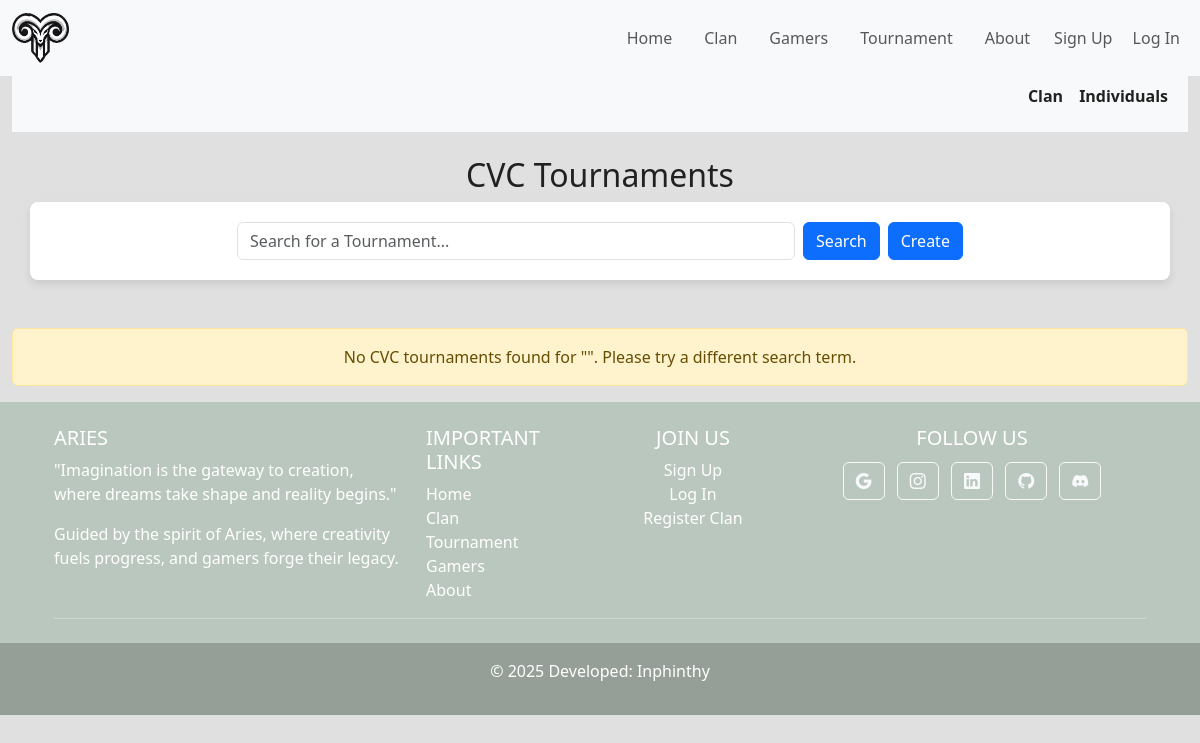
Page /tournaments/ on the earlier database version.
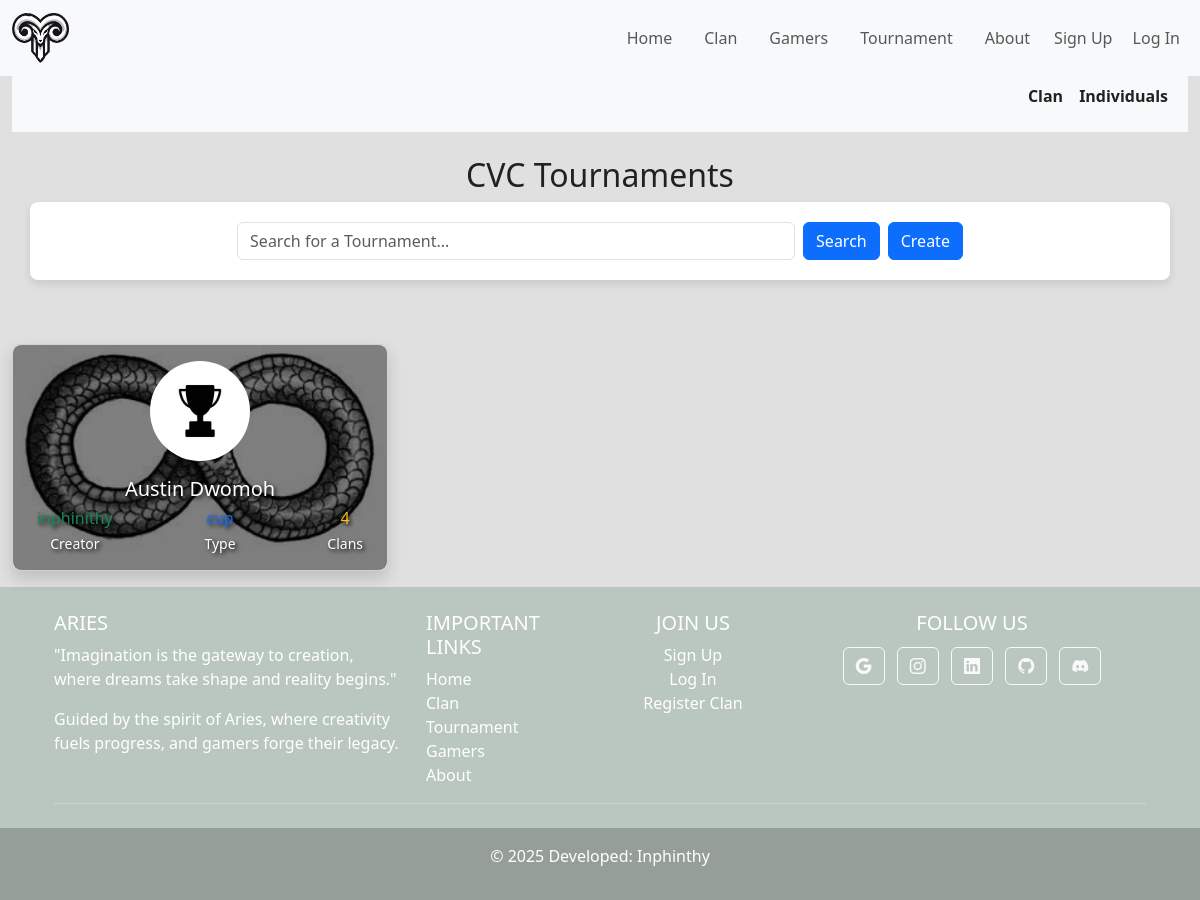
Same page on the later database version.
### tournaments/models.py (models this page shows, shortened)
class ClanTournament(models.Model):
    TOUR_CHOICES = [('league', 'League'),('cup', 'Cup'),('groups_knockout', 'Groups + Knockout')]
    PLAYER_MODE_CHOICES = [('fixed', 'Fixed'), ('dynamic', 'Dynamic')]
    name = models.CharField(max_length=255)
    description = models.TextField(blank=True, null=True)
    created_by = models.ForeignKey(User, on_delete=models.CASCADE)
    teams = models.ManyToManyField(Clans, related_name="clans")
    player_mode = models.CharField(max_length=10,choices=PLAYER_MODE_CHOICES,default='dynamic',help_text="Whether clans can change players mid-tournament")
    home_or_away = models.BooleanField(
        verbose_name="Home or Away",
        default=False,
        help_text="Select if this tournament is played home/away format.",
    )
    logo = models.ImageField(default="tours-defualt.jpg", upload_to='tour_logos')
    tour_type = models.CharField(max_length=100, choices=TOUR_CHOICES)

### users/models.py (models this page shows, shortened)
class Profile(models.Model):
    ROLE_CHOICES = [('admin', 'Admin'),('captain', 'Captain'),('member', 'Member'),]
    user = models.OneToOneField(User, on_delete=models.CASCADE)
    clan = models.ForeignKey(Clans, null=True, blank=True, on_delete=models.SET_NULL, related_name="members")
    profile_picture = models.ImageField(default="default.jpg",upload_to='profile_pics')
    role = models.CharField(max_length=100,choices=ROLE_CHOICES, blank=True, null=True)
    is_organizer =  models.BooleanField(default=False)
    phone = models.CharField(max_length=15, blank=True, null=True,unique=True)
    is_verified = models.BooleanField(default=False)

### tournaments/views.py (the view, shortened to what this page needs)
# urls.py: path('tournaments/',include('tournaments.urls')),#url that links to tours,
def tours(request):
    cvc_tournaments = ClanTournament.objects.annotate(
        team_count=Count('teams')
    ).order_by('-team_count')
    indi_tournaments = IndiTournament.objects.annotate(
        player_count=Count('players')
    ).order_by('-player_count')
    query = request.GET.get('q', '')
    no_results_cvc = not cvc_tournaments.exists()
    no_results_indi = not indi_tournaments.exists()
    context = {
        "cvc_tournaments": cvc_tournaments,
        "indi_tournaments": indi_tournaments,
        "no_results_cvc": no_results_cvc,
        "no_results_indi": no_results_indi,
    }
    return render(request, 'tournaments/tours.html', context)

### tournaments/templates/tournaments/tours.html (shortened to what this page needs)
{% extends "base.html" %}
{% block content %}
<nav class="navbar navbar-expand-lg bg-light navbar-light" style="margin-top:-9px;padding:-10px">
    <div class="container-fluid">
        <ul class="list-inline d-flex justify-content-end w-100">
            <li class="list-inline-item mx-2">
                <a class="nav-link mini-nav active  fw-bold" href="#" data-target="#section1">Clan</a>
            </li>
            <li class="list-inline-item mx-2">
                <a class="nav-link mini-nav  fw-bold" href="#" data-target="#section2">Individuals</a>
            </li>
        </ul>
    </div>
</nav>
<div id="section1" class="content-section active-content text-center">
    <div class="container-fluid my-4">
        <div class="container">
            <div class="row align-items-center">
            <h2 class="text-center">CVC Tournaments</h2>
            <form method="GET" action="{% url 'tournament-home' %}" class="mb-4 d-flex justify-content-center">
                <input type="text" name="q" class="form-control w-50" placeholder="Search for a Tournament..." value="{{ query }}">
                <button type="submit" class="btn btn-primary mx-2">Search</button>
                <a href="{%url 'create_clan_tournament' %}" class="btn btn-primary">Create</a>
            </form>
            </div>
        </div>
    </div>
        {% if no_results_cvc %}
        <div class="alert alert-warning" role="alert">
            No CVC tournaments found for "{{ query }}". Please try a different search term.
        </div>
        {% endif %}
        <div class="row">
            {% for tours in cvc_tournaments %}
            <div class="col-md-4" data-aos="fade-right" data-aos-delay="{{ forloop.counter0|add:"0" }}00">
                <a href="{% url 'cvc_details' tours.id %}">
                    <div class="card my-3 rounded-3 shadow" >
                        <div class="card-body text-center  rounded-3"  style="background-image: url('{{ tours.created_by.profile.profile_picture.url  }}');background-size: cover; background-position: center;text-shadow: 2px 2px 4px rgba(0, 0, 0,1);color:white;">
                            <div  style="position: relative; z-index: 2;">
                                <img src="{{  tours.logo.url }}" alt="{{  tours.name }}'s avatar" class="img-fluid rounded-circle mb-3" style="width: 100px; height: 100px;" loading="lazy">
                                <h5 class="card-title">{{ tours.name }}</h5>
                                <div class="d-flex justify-content-between text-center ">
                                    <div class="mx-2">
                                    <p class="mb-1 h6 text-success">{{tours.created_by }}</p>
                                    <p class="small  mb-0">Creator</p>
                                    </div>
                                    <div class="mx-2">
                                        <p class="mb-1 h6 text-primary">{{ tours.tour_type }}</p>
                                        <p class="small  mb-0">Type</p>
                                    </div>
                                    <div class="mx-2">
                                    <p class="mb-1 h6 text-warning">{{ tours.teams.count }}</p>
                                    <p class="small  mb-0">Clans</p>
                                    </div>
                                </div>
                            </div>
                        </div>
                    </div>
                </a>
            </div>
            {% endfor %}
        </div>
</div>
{% endblock content %}

### templates/base.html (shortened to what this page needs)
{% load static %}
<!DOCTYPE html>
<html lang="en">
<head>
    <link href="https://cdn.jsdelivr.net/npm/bootstrap@5.3.3/dist/css/bootstrap.min.css" rel="stylesheet">
    <link rel="stylesheet" href="https://cdn.jsdelivr.net/npm/bootstrap-icons@1.11.3/font/bootstrap-icons.min.css">
    <link href="https://unpkg.com/aos@2.3.1/dist/aos.css" rel="stylesheet">{% comment %} this is for the animations {% endcomment %}
<link href="https://cdn.jsdelivr.net/npm/select2@4.0.13/dist/css/select2.min.css" rel="stylesheet" />
    <link rel="stylesheet" href="{% static "css/style.css" %}">
</head>
<body style='color:#212121;background-color: #E0E0E0' >
    <header>
        <nav class="navbar navbar-expand-lg fixed-top bg-light navbar-light">
            <div class="container-fluid">
              <a class="navbar-brand" href="{%url "Home"%}"><img  src="{% static "images/areis-1.png" %}" alt="images/areis Logo" draggable="false" height="50"/></a>
              <div class="collapse navbar-collapse" id="navbarSupportedContent">
                <ul class="navbar-nav ms-auto align-items-center">
                  <li class="nav-item"><a class="nav-link mx-2" href="{% url 'Home' %}">Home</a></li>
                  <li class="nav-item"><a class="nav-link mx-2" href="{% url 'clan_home' %}">Clan</a></li>
                  <li class="nav-item"><a class="nav-link mx-2" href="{% url 'gamers' %}">Gamers</a></li>
                  <li class="nav-item"><a class="nav-link mx-2" href="{% url 'tournament-home' %}">Tournament</a></li>
                  <li class="nav-item"><a class="nav-link mx-2" href="{% url 'About' %}">About</a></li>
                  <li class="nav-item dropdown">
                    {% if user.is_authenticated %}
                        <a class="nav-link dropdown-toggle" href="#" id="navbarDropdown" role="button" data-bs-toggle="dropdown" aria-expanded="false">
                            <img src="{{ user.profile.profile_picture.url }}" alt="Profile" class="rounded-circle" style="width: 30px; height: 30px;">
                        </a>
                        <ul class="dropdown-menu dropdown-menu-end" aria-labelledby="navbarDropdown">
                            <li><a class="dropdown-item" href="{% url "user-home" %}">Profile</a></li>
                            {% comment %} <li><a class="dropdown-item" href="#">Settings</a></li> {% endcomment %}
                            <li>
                                <a class="dropdown-item" href="{% url "edit_profile" %}" >Edit profile</a>
                            </li>
                            <li>
                                <a class="dropdown-item" href="{% url "clan_login" %}" id="clan_dashboard">Manage Clan </a>
                            </li>
                            <li>
                                <a class="dropdown-item" href="{% url "logout" %}" id="logout-link">Log Out</a>
                            </li>
                        </ul>
                    </li>
                    <form method="post" action="{% url 'logout' %}" id="logout-form" style="display: none;">
                        {% csrf_token %}
                    </form>
                    <script>
                        document.getElementById("logout-link").addEventListener("click", function(event) {
                            event.preventDefault();
                            document.getElementById("logout-form").submit();
                        });
                    </script>
                {% else %}
                  <li class="nav-item">
                    <a class="nav-link d-inline" href="{% url 'register' %}">Sign Up</a>
                    <a class="nav-link d-inline" href="{% url 'login' %}">Log In</a>
                </li>
                  {% endif %}
              </div>
            </div>
          </nav>
    </header>
    <div style='margin-top:85px' class="container-fluid">
        {% block  content%}{% endblock content %}
    </div>
<footer class="text-center text-lg-start text-white" style="background-color: #BAC7BE;bottom:0">
        <div class="container p-4 pb-0">
            <section>
            <div class="row">
                <div class="col-lg-4 col-md-6 mb-4 mb-md-0">
                    <h5 class="text-uppercase">ARIES</h5>
                    <p>"Imagination is the gateway to creation, where dreams take shape and reality begins."</p>
                    <p>Guided by the spirit of Aries, where creativity fuels progress, and gamers forge their legacy.</p>
                </div>
                <div class="col-lg-2 col-md-6 mb-4 mb-md-0">
                    <h5 class="text-uppercase">Important Links</h5>
                    <ul class="list-unstyled mb-0">
                    <li><a class="text-white" href="{% url 'Home' %}">Home</a></li>
                    <li><a class="text-white" href="{% url 'clan_home' %}">Clan</a></li>
                    <li><a class="text-white" href="{% url 'tournament-home'%}">Tournament</a></li>
                    <li><a class="text-white" href="{% url 'gamers' %}">Gamers</a></li>
                    <li><a class="text-white" href="{% url 'About' %}">About</a></li>
                    </ul>
                </div>
                <div class="col-lg-2 col-md-6 mb-4 mb-md-0">
                    <h5 class="text-uppercase text-center">Join Us</h5>
                    <ul class="list-unstyled mb-0 text-center">
                    <li><a class="text-white" href="{% url 'register' %}">Sign Up</a></li>
                    <li><a href="{% url 'login' %}" class="text-white">Log In</a></li>
                    <li><a href="{% url 'clan_register' %}" class="text-white">Register Clan</a></li>
                    </ul>
                </div>
                <div class="col-lg-4 col-md-4 mb-4 mb-md-0">
                    <h5 class="text-uppercase text-center">Follow Us</h5>
                    <section class="mb-4 text-center">
                        <a class="btn btn-outline-light btn-floating m-1" href="https://austindwomoh.xyz/" role="button"><i class="bi bi-google"></i></a>
                        <a class="btn btn-outline-light btn-floating m-1" href="https://www.instagram.com/inphinithy1/" role="button"><i class="bi bi-instagram"></i></a>
                        <a class="btn btn-outline-light btn-floating m-1" href="https://www.linkedin.com/in/austin-dwomoh/" role="button"><i class="bi bi-linkedin"></i></a>
                        <a class="btn btn-outline-light btn-floating m-1" href="https://github.com/INPHINITHY" role="button"><i class="bi bi-github"></i></a>
                        <a class="btn btn-outline-light btn-floating m-1" href="https://discord.gg/AD8YxbZ8" role="button"><i class="bi bi-discord"></i></a>
                    </section>
                </div>
            </div>
            </section>
            <hr class="mb-4" />
        </div>
        <div class="text-center p-3" style="background-color: rgba(0, 0, 0, 0.2)">
        <P>© {% now "Y" %} Developed: <a class="text-white" href="https://austindwomoh.xyz/">Inphinthy</a></p>
        </div>
</footer>
</body>
</html>

### static/css/style.css (style rules this page uses)
html, body { height: 100%; margin: 0; }

### static/css/form.css (style rules this page uses)
form { width: 340px; margin: 0 auto; margin-bottom: 20px; padding: 20px; background-color: #fff; border-radius: 8px; box-shadow: 0 4px 8px rgba(0, 0, 0, 0.1); }

### static/css/card.css (style rules this page uses)
a { text-decoration:none; color:black }

### templates/base.html (style rules this page uses)
a { text-decoration:none }

### tournaments/templates/tournaments/tours.html (style rules this page uses)
.content-section { display: none; transition: opacity 0.5s ease-in-out; }
.active-content { display: block; opacity: 1; }

Differences in the rows shown:
added ClanTournament: created_by.profile.profile_picture (placeholder picture), logo (picture), name "Austin Dwomoh", created_by "inphinithy", tour_type "cup", teams.count "4"
Other differences:
text no longer shown: "No CVC tournaments found for \" \". Please try a different search term."
